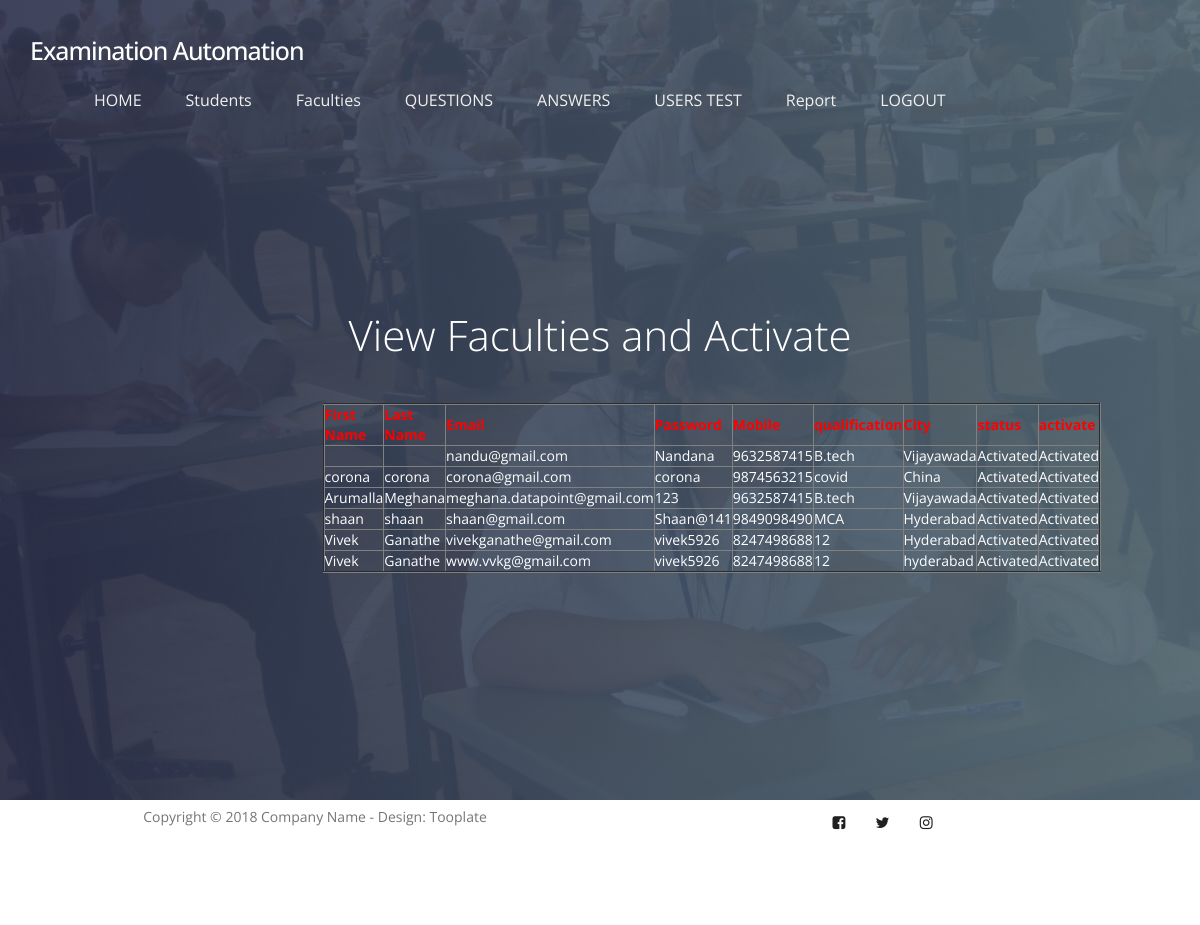
The app's page /examinationuserdata/ with its own data.
### examination/models.py (models this page shows, shortened)
class examination(models.Model):
    firstname = models.CharField(max_length=50,default="", editable=True)
    lastname = models.CharField(max_length=50,default="", editable=True)
    email = models.EmailField()
    passwd = models.CharField(max_length=40)
    mobileno = models.CharField(max_length=50, default="", editable=True)
    qualification = models.CharField(max_length=40)
    city = models.CharField(max_length=40)
    status = models.CharField(max_length=40,default="", editable=True)
    class Meta:
        db_table='examinationregister'

### ExaminationSystem/views.py (the view)
# urls.py: path('examinationuserdata/', ExaminationSystem.examinationuserdata, name='examinationuserdata'),
def examinationuserdata(request):
    object = examination.objects.all()
    return render(request,"admin/examinationuserdata.html",{"object":object})

### assets/templates/admin/examinationuserdata.html
{% extends 'adminbase.html' %}
{% load static %}
{% block contents %}
<section id="home" data-stellar-background-ratio="0.5">
          <div class="overlay"></div>
          <div class="container">
               <div class="row">
                    <div class="col-md-offset-3 col-md-6 col-sm-12">
                         <div class="home-info">
                              <h1 style="color:white">View Faculties and Activate </h1>
                            <center><table border="2px solid blue" align="center">
                                  <tr><th style="color:red">First Name</th>
                                  <th style="color:red">Last Name</th>
                                    <th style="color:red">Email</th>
                                    <th style="color:red">Password</th>
                                    <th style="color:red">Mobile</th>
                                    <th style="color:red">qualification</th>
                                    <th style="color:red">City</th>
                                    <th style="color:red">status</th>
                                    <th style="color:red">activate</th>
                                  </tr>
                              {% for x in object %}
                                  <tr style="color:white">
                                    <td>{{x.firstname}}</td>
                                    <td>{{x.lastname}}</td>
                                    <td>{{x.email}}</td>
                                    <td>{{x.passwd}}</td>
                                    <td>{{x.mobileno}}</td>
                                    <td>{{x.qualification}}</td>
                                    <td>{{x.city}}</td>
                                    <td>{{x.status}}</td>
                                    {% if x.status == 'waiting' %}
                                      <td> <a href="/activateexamination/?pid={{ x.id }}" >Activate</a></td>
                                    {% else %}
                                            <td> Activated</td>
                                            {% endif %}
                                     </tr>
                                    {% endfor %}
                            </table></center>
                         </div>
                    </div>
               </div>
          </div>
     </section>
{% endblock %}

### assets/static/css/tooplate-style.css (style rules this page uses)
body { font-family: 'Open Sans', sans-serif; overflow-x: hidden; background: #f9f9f9; }
h1,h2,h3,h4,h5,h6 { font-weight: 300; line-height: normal; }
h1 { font-size: 3em; }
html { -webkit-font-smoothing: antialiased; }
section { position: relative; padding: 100px 0; }
.overlay { background: #536976; background: -webkit-linear-gradient(to right, #292E49, #536976); background: linear-gradient(to right, #292E49, #536976); opacity: 0.9; position: absolute; top: 0; right: 0; bottom: 0; left: 0; width: 100%; height: 100%; }
#home { background: url('../images/home-bg.jpg') no-repeat center center; background-size: cover; vertical-align: middle; display: -webkit-box; display: -webkit-flex; display: -ms-flexbox; display: flex; -webkit-box-align: center; -webkit-align-items: center; -ms-flex-align: center; align-items: center; min-height: 100vh; position: relative; padding-top: 12em; text-align: center; }
#home h1 { color: #ffffff; margin-top: 10px; margin-bottom: 40px; }
.home-info { margin-top: 7em; }
@media only screen and (max-width: 1200px) { .home-info { margin-top: 0; } }

### records on screen
examination: email "nandu@gmail.com", passwd "Nandana", mobileno "9632587415", qualification "B.tech", city "Vijayawada", status "Activated"
examination: firstname "corona", lastname "corona", email "corona@gmail.com", passwd "corona", mobileno "9874563215", qualification "covid", city "China", status "Activated"
examination: firstname "Arumalla", lastname "Meghana", email "meghana.datapoint@gmail.com", passwd "123", mobileno "9632587415", qualification "B.tech", city "Vijayawada", status "Activated"
examination: firstname "shaan", lastname "shaan", email "shaan@gmail.com", passwd "Shaan@141", mobileno "9849098490", qualification "MCA", city "Hyderabad", status "Activated"
examination: firstname "Vivek", lastname "Ganathe", email "vivekganathe@gmail.com", passwd "vivek5926", mobileno "8247498688", qualification "12", city "Hyderabad", status "Activated"
examination: firstname "Vivek", lastname "Ganathe", email "www.vvkg@gmail.com", passwd "vivek5926", mobileno "8247498688", qualification "12", city "hyderabad", status "Activated"
